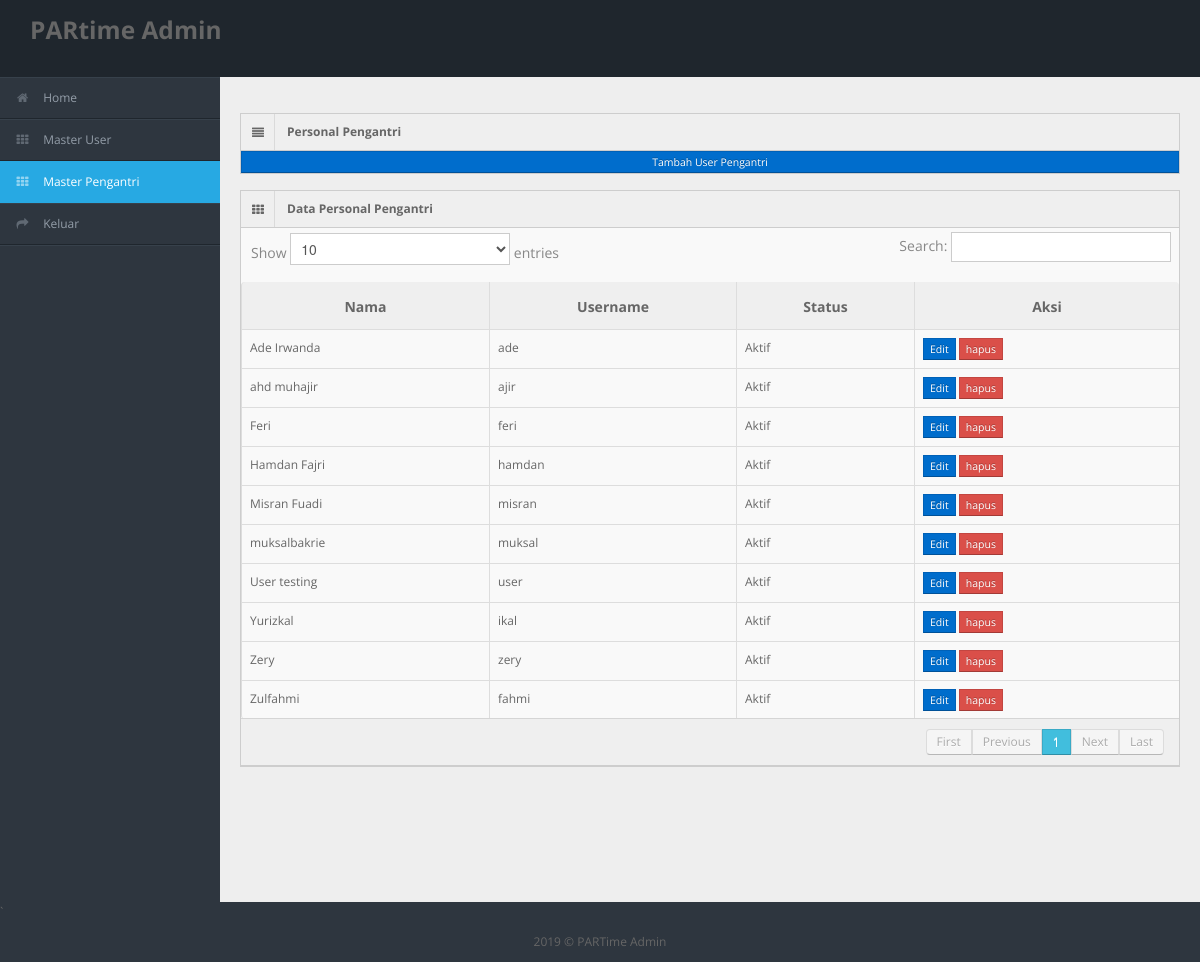
Screenshot of /PARtime2/master_pengantri.php (signed in) with the database file from the repository.
### tables this page shows
CREATE TABLE `master_pengantri` (
  `id` int(10) NOT NULL,
  `nama` varchar(40) NOT NULL,
  `username` varchar(50) NOT NULL,
  `password` varchar(50) NOT NULL,
  `status` varchar(10) NOT NULL
);

### PARtime2/master_pengantri.php (the view, shortened to what this page needs)
<?php
  include ('app/crud_admin.php');
  $tomboladd = show;
?>
<div id="header">
  <h3 class="span12"><a>PARtime Admin</a></h3>
</div>
<div id="sidebar"> <a href="index_admin.php" class="visible-phone"><i class="icon icon-th"></i> Master Pengantri</a>
    <ul>
     <li><a href="index_admin.php"><i class="icon icon-home"></i> <span>Home</span></a> </li>
      <li><a href="master_user.php"><i class="icon icon-th"></i> <span>Master User</span></a></li>
      <li  class="active" ><a href="master_pengantri.php"><i class="icon icon-th"></i> <span>Master Pengantri</span></a></li>
      <li> <a onclick="return confirm('Apakah yakin keluar?')"  href="app/logout.php"><i class="icon icon-share-alt"></i> <span>Keluar</span></a></li>
    </ul>
</div>
<div id="content">
  <div class="container-fluid">
    <div class="row-fluid">
      <div class="span12">
        <div class="widget-box">
          <div class="widget-title"> <span class="icon"> <i class="icon-align-justify"></i> </span>
            <h5>Personal Pengantri</h5>
          </div>
            <div class="widget-content nopadding">
			   <a href="master_pengantri.php?tambah" class="btn btn-primary btn-mini <?php echo $tomboladd;?>" >Tambah User Pengantri</a>
            </div>
          </div>
        </div>
        <div class="widget-box">
          <div class="widget-title"> <span class="icon"><i class="icon-th"></i></span>
            <h5>Data Personal Pengantri</h5>
          </div>
          <div class="widget-content nopadding">
            <table class="table table-bordered data-table">
              <thead>
                <tr>
                  <th><h5>Nama</h5></th>
                  <th><h5>Username</h5></th>
                  <th><h5>Status</h5></th>
                  <th><h5>Aksi</h5></th>
                </tr>
              </thead>
                  <tbody>
                <?php
                $query = mysqli_query($connect,"SELECT * FROM master_pengantri");
                while ($data=mysqli_fetch_array($query))
                { $id_p=$data['id'];?>
                    <tr class="grade">
                      <td><?php echo $data['nama']; ?></td>
                      <td><?php echo $data['username']; ?></td>
                      <td>
					  <?php
						$tampungdataStatus = $data['status'];
						if($tampungdataStatus == 1){
							echo "Aktif";
						}else{
							echo "Blocked";
						}
						?>
					  </td>
                      <td><a href="master_pengantri.php?edit_p=<?php echo $data['id']; ?>" class="btn btn-primary btn-mini" >Edit</a>
                          <a onclick="return confirm('Apakah yakin menghapus data?')" <?php echo "href='app/crud_admin.php?delete_p=$data[id]'"?> class='btn btn-danger btn-mini'>hapus</a>
                      </td>
                    </tr>
                <?php } ?>
                  </tbody>
            </table>
          </div>
        </div>
      </div>
    </div>
  </div>
<div class="row-fluid">`
  <div id="footer" class="span12"> <?php echo date("Y");?> &copy; PARTime Admin</div>
</div>

### PARtime2/css/matrix-style.css (style rules this page uses)
* { outline:none !important; -moz-outline: none !important; }
html, body { height:100% }
body { overflow-x: hidden; margin-top: -10px; font-family: 'Open Sans', sans-serif; font-size:12px; color:#666; }
a { color:#666; }
select, textarea, input[type="text"], input[type="password"], input[type="datetime"], input[type="datetime-local"], input[type="date"], input[type="month"], input[type="time"], input[type="week"], input[type="number"], input[type="email"], input[type="url"], input[type="search"], input[type="tel"], input[type="color"], .uneditable-input, .label, .dropdown-menu, .btn, .well, .progress, .table-bordered, .btn-group > .btn:first-child, .btn-group > .btn:last-child, .btn-group > .btn:last-child, .btn-group > .dropdown-toggle, .alert { border-radius:0px; }
.btn, textarea, input[type="text"], input[type="password"], input[type="datetime"], input[type="datetime-local"], input[type="date"], input[type="month"], input[type="time"], input[type="week"], input[type="number"], input[type="email"], input[type="url"], input[type="search"], input[type="tel"], input[type="color"], .uneditable-input { box-shadow:none; }
.progress, .progress-success .bar, .progress .bar-success, .progress-warning .bar, .progress .bar-warning, .progress-danger .bar, .progress .bar-danger, .progress-info .bar, .progress .bar-info, .btn, .btn-primary { background-image:none; }
#footer { padding:10px; text-align:center; }
#header { height: 77px; position: relative; width: 100%; z-index: -9; }
#user-nav > ul > li > a > i, #sidebar li a i { opacity: .5; margin-top: 2px; }
#sidebar { display: block; float: left; position: relative; width: 220px; z-index: 16; }
#sidebar > ul { list-style: none; margin: 0px 0 0; padding: 0; position: absolute; width: 220px; }
#sidebar > ul > li { display: block; position: relative; }
#sidebar > ul > li > a { padding: 10px 0 10px 15px; display: block; color: #939da8; }
#sidebar > ul > li > a > i { margin-right: 10px; }
#sidebar > ul > li.active > a { background: url("../img/menu-active.png") no-repeat scroll right center transparent !important; text-decoration:none; }
#content { background: none repeat scroll 0 0 #eeeeee; margin-left: 220px; margin-right: 0; padding-bottom: 25px; position: relative; min-height:100%; width: auto; }
.container-fluid .row-fluid:first-child { margin-top: 20px; }
.stat-boxes .peity_bar_good, .stat-boxes .peity_line_good, { color: #459D1C; }
.widget-box { background: none repeat scroll 0 0 #F9F9F9; border-left: 1px solid #CDCDCD; border-top: 1px solid #CDCDCD; border-right: 1px solid #CDCDCD; clear: both; margin-top: 16px; margin-bottom: 16px; position: relative; }
.widget-title, .modal-header, .table th, div.dataTables_wrapper .ui-widget-header { background:#efefef; border-bottom: 1px solid #CDCDCD; height: 36px; }
.widget-title span.icon { padding: 9px 10px 7px 11px; float: left; border-right:1px solid #dadada; }
.widget-title h5 { color: #666; float: left; font-size: 12px; font-weight: bold; padding: 12px; line-height: 12px; margin: 0; }
.widget-content { padding:15px; border-bottom: 1px solid #cdcdcd; }
.table th { height: auto; font-size: 10px; padding: 5px 10px 2px; border-bottom: 0; text-align: center; color: #666666; }
.nopadding { padding: 0 !important; }
.nopadding .table { margin-bottom: 0; }
.nopadding .table-bordered { border: 0; }

### PARtime2/css/matrix-media.css (style rules this page uses)
body { background:#2E363F; }
#header { background-color: #1f262d; margin-top:10px; }
#sidebar > ul { border-bottom: 1px solid #37414b }
#sidebar > ul > li { border-top: 1px solid #37414b; border-bottom: 1px solid #1f262d; }
#sidebar > ul > li.active { background-color: #27a9e3; border-bottom: 1px solid #27a9e3; border-top: 1px solid #27a9e3; }
#sidebar > ul > li.active a { color:#fff; text-decoration:none; }

### rows the page displays
master_pengantri: nama "muksalbakrie", username "muksal", status "Aktif"
master_pengantri: nama "Zery", username "zery", status "Aktif"
master_pengantri: nama "Yurizkal", username "ikal", status "Aktif"
master_pengantri: nama "Zulfahmi", username "fahmi", status "Aktif"
master_pengantri: nama "Misran Fuadi", username "misran", status "Aktif"
master_pengantri: nama "ahd muhajir", username "ajir", status "Aktif"
master_pengantri: nama "Ade Irwanda", username "ade", status "Aktif"
master_pengantri: nama "Hamdan Fajri", username "hamdan", status "Aktif"
master_pengantri: nama "Feri", username "feri", status "Aktif"
master_pengantri: nama "User testing", username "user", status "Aktif"
